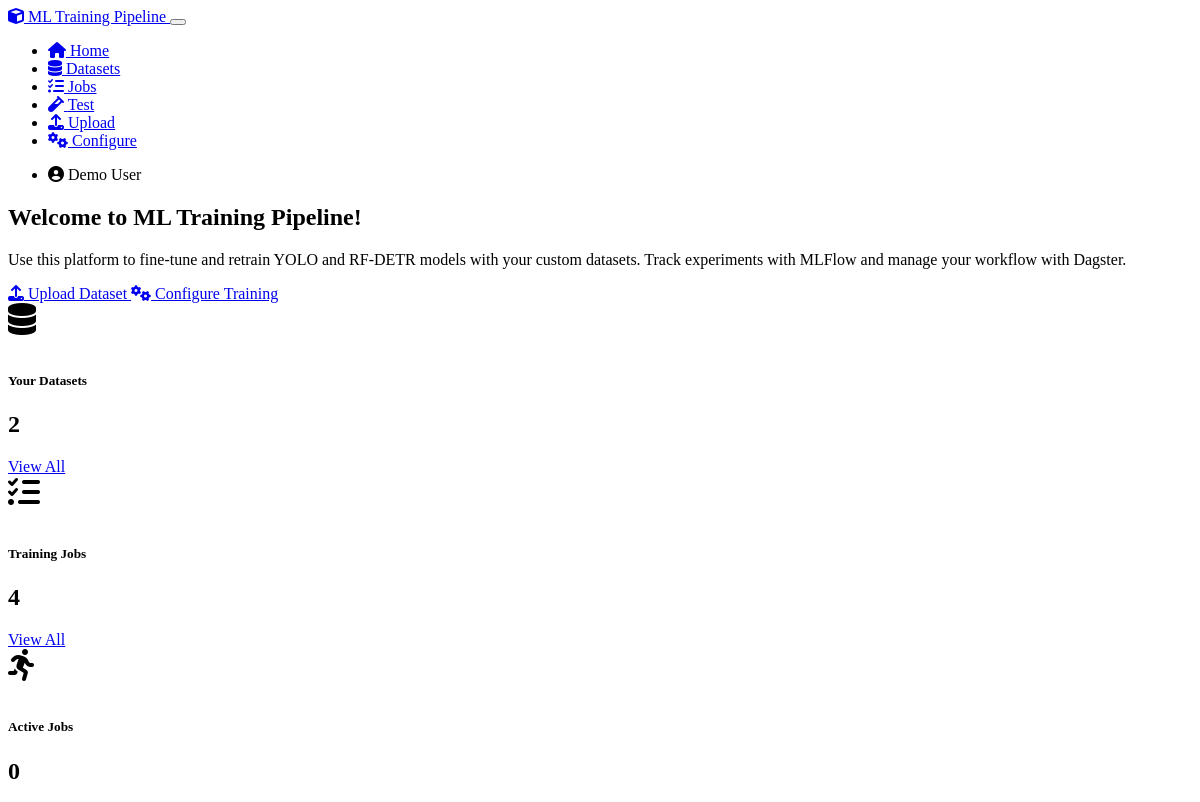
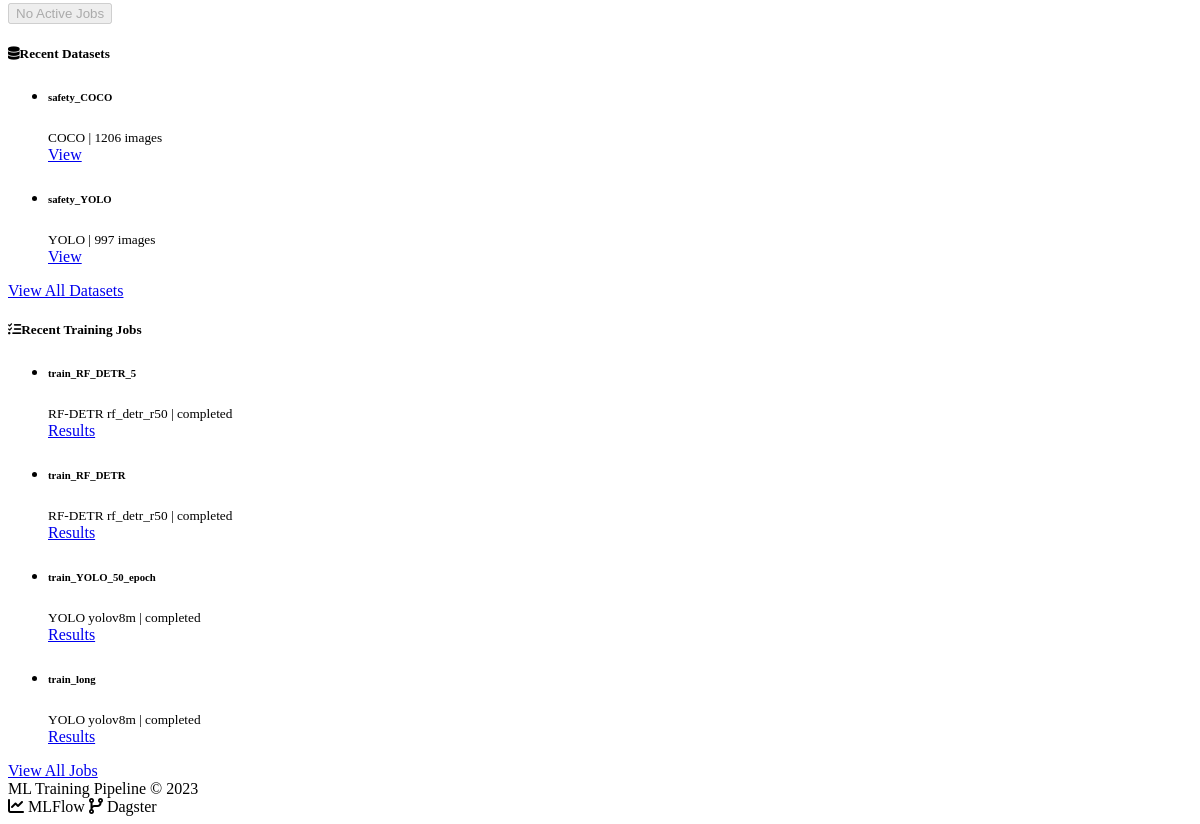
Before: / with the older database file (2 pictures, top to bottom).
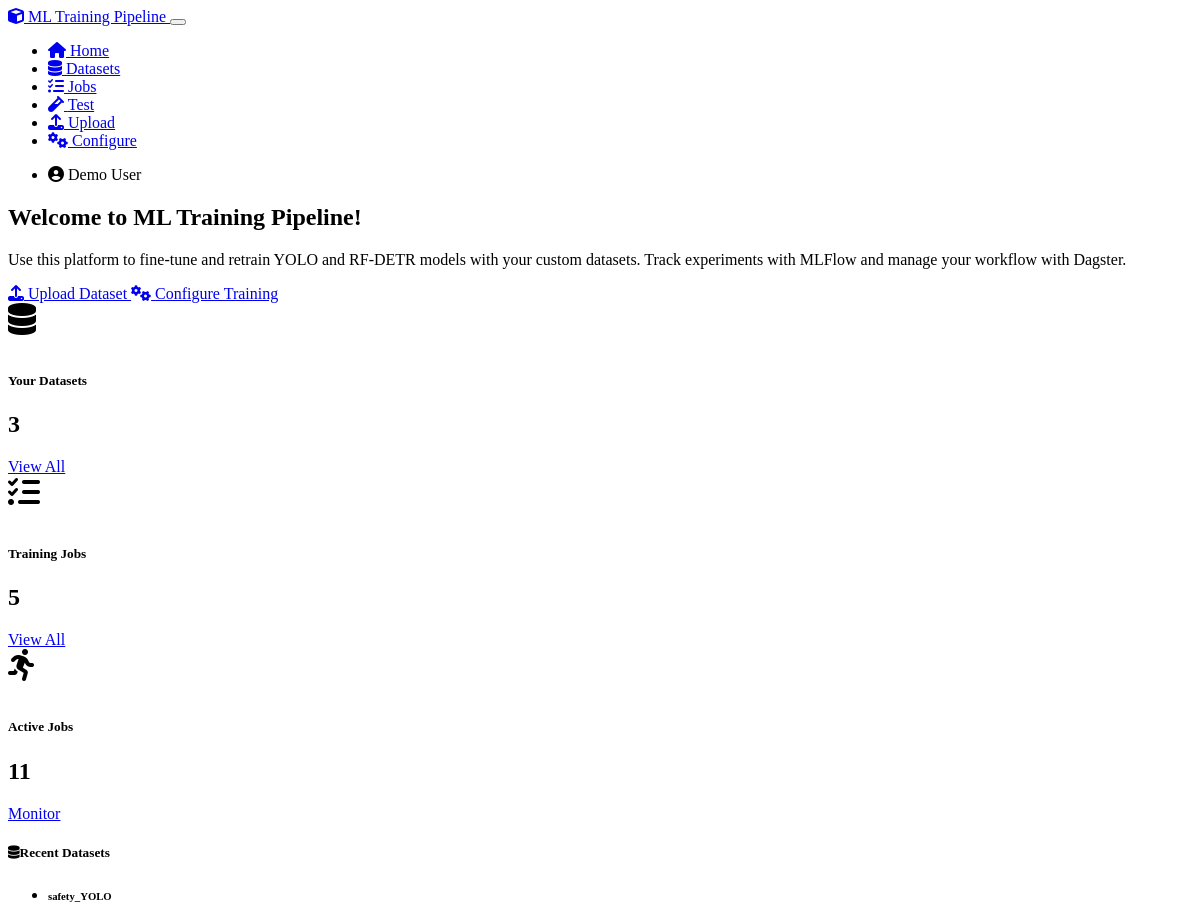
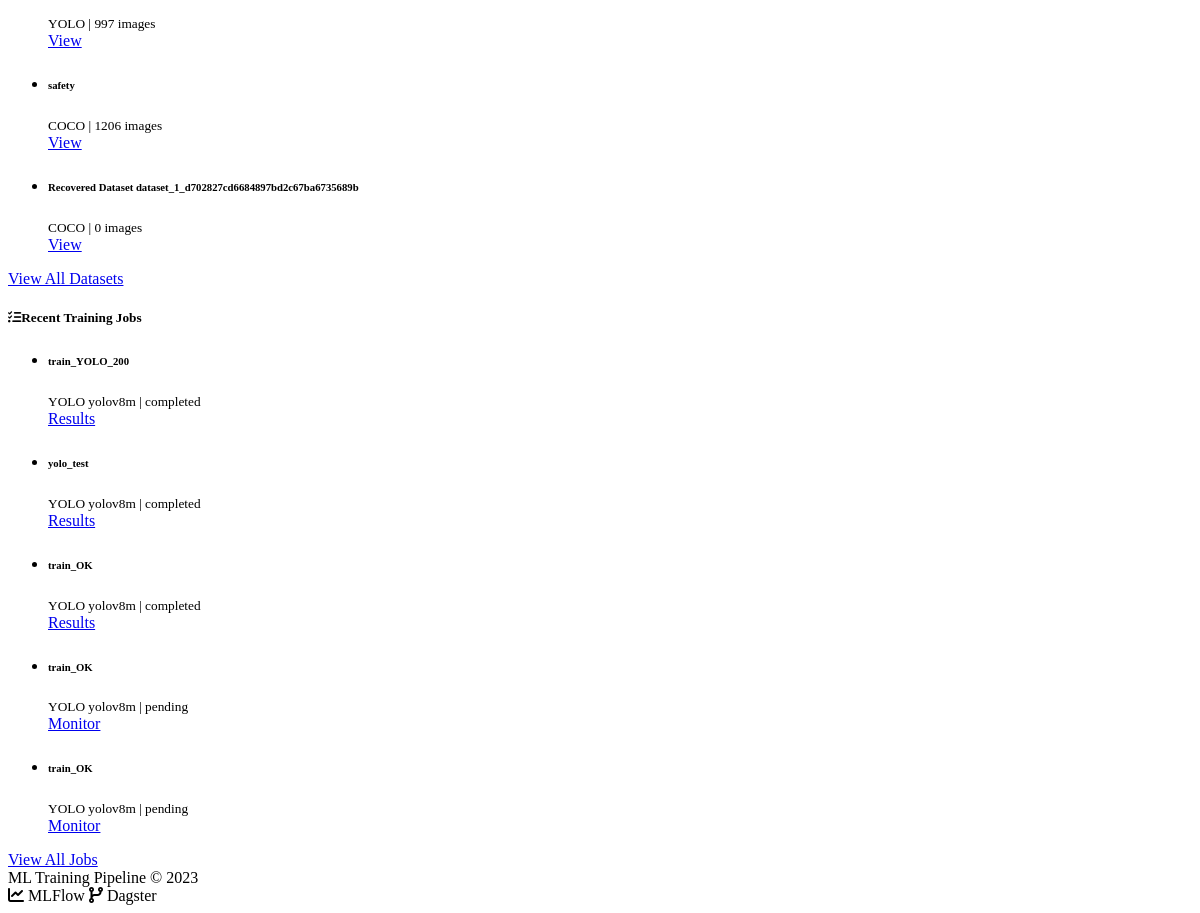
After: the same page with the newer database file (2 pictures, top to bottom).
### models.py (models this page shows, shortened)
class Dataset(db.Model):
    id = db.Column(db.Integer, primary_key=True)
    name = db.Column(db.String(120), nullable=False)
    description = db.Column(db.Text)
    data_path = db.Column(db.String(256), nullable=False)
    format_type = db.Column(db.String(20), nullable=False)  # COCO, YOLO, VOC, etc.
    class_names = db.Column(db.Text)  # JSON-serialized list of class names
    image_count = db.Column(db.Integer, default=0)
    created_at = db.Column(db.DateTime, default=datetime.utcnow)
    user_id = db.Column(db.Integer, db.ForeignKey('user.id'), nullable=False)
    training_jobs = db.relationship('TrainingJob', backref='dataset', lazy='dynamic')

class TrainingJob(db.Model):
    id = db.Column(db.Integer, primary_key=True)
    job_name = db.Column(db.String(120), nullable=False)
    model_type = db.Column(db.String(20), nullable=False)  # YOLO, RF-DETR
    model_variant = db.Column(db.String(20), nullable=False)  # e.g., yolov5s, rf_detr_r50
    hyperparameters = db.Column(db.Text, nullable=False)  # JSON-serialized hyperparameters
    status = db.Column(db.String(20), default='pending')  # pending, running, completed, failed
    mlflow_run_id = db.Column(db.String(36))  # MLFlow run ID
    dagster_run_id = db.Column(db.String(36))  # Dagster run ID
    created_at = db.Column(db.DateTime, default=datetime.utcnow)
    started_at = db.Column(db.DateTime)
    completed_at = db.Column(db.DateTime)
    error_message = db.Column(db.Text)
    user_id = db.Column(db.Integer, db.ForeignKey('user.id'), nullable=False)
    dataset_id = db.Column(db.Integer, db.ForeignKey('dataset.id'), nullable=False)

### routes.py (the view)
    @app.route('/')
    def index():
        user_id = ensure_default_user()
        recent_datasets = Dataset.query.filter_by(user_id=user_id).order_by(Dataset.created_at.desc()).limit(5).all()
        recent_jobs = TrainingJob.query.filter_by(user_id=user_id).order_by(TrainingJob.created_at.desc()).limit(5).all()
        active_jobs = TrainingJob.query.filter(
            TrainingJob.user_id == user_id,
            TrainingJob.status.in_(['pending', 'running'])
        ).all()
        return render_template('index.html',
                            recent_datasets=recent_datasets,
                            recent_jobs=recent_jobs,
                            active_jobs=active_jobs)

### routes.py (called while the page is built, shortened)
def ensure_default_user():
    default_user = User.query.filter_by(id=1).first()
    return default_user.id

### templates/index.html (shortened to what the changed rows need)
{% extends "layout.html" %}
{% block content %}
    <div class="row mb-4">
        <div class="col-md-12">
            <div class="card bg-dark">
                <div class="card-body">
                    <h2 class="card-title">Welcome to ML Training Pipeline!</h2>
                </div>
            </div>
        </div>
    </div>
    <div class="row mb-4">
        <div class="col-md-4">
            <div class="card h-100">
                <div class="card-body text-center">
                    <i class="fas fa-database feature-icon text-primary"></i>
                    <h5 class="card-title">Your Datasets</h5>
                    <h2 class="card-text">{{ recent_datasets|length }}</h2>
                    <a href="{{ url_for('list_datasets') }}" class="btn btn-sm btn-outline-secondary">View All</a>
                </div>
            </div>
        </div>
        <div class="col-md-4">
            <div class="card h-100">
                <div class="card-body text-center">
                    <i class="fas fa-tasks feature-icon text-success"></i>
                    <h5 class="card-title">Training Jobs</h5>
                    <h2 class="card-text">{{ recent_jobs|length }}</h2>
                    <a href="{{ url_for('list_jobs') }}" class="btn btn-sm btn-outline-secondary">View All</a>
                </div>
            </div>
        </div>
        <div class="col-md-4">
            <div class="card h-100">
                <div class="card-body text-center">
                    <i class="fas fa-running feature-icon text-warning"></i>
                    <h5 class="card-title">Active Jobs</h5>
                    <h2 class="card-text">{{ active_jobs|length }}</h2>
                    {% if active_jobs %}
                    <a href="{{ url_for('monitor_training', job_id=active_jobs[0].id) }}" class="btn btn-sm btn-outline-warning">Monitor</a>
                    {% else %}
                    <button class="btn btn-sm btn-outline-secondary" disabled>No Active Jobs</button>
                    {% endif %}
                </div>
            </div>
        </div>
    </div>
    <div class="row">
        <div class="col-md-6">
            <div class="card">
                <div class="card-body p-0">
                    {% if recent_datasets %}
                    <ul class="list-group list-group-flush">
                        {% for dataset in recent_datasets %}
                        <li class="list-group-item d-flex justify-content-between align-items-center">
                            <div>
                                <h6 class="mb-0">{{ dataset.name }}</h6>
                                <small class="text-muted">{{ dataset.format_type.upper() }} | {{ dataset.image_count }} images</small>
                            </div>
                            <a href="{{ url_for('view_dataset', dataset_id=dataset.id) }}" class="btn btn-sm btn-outline-primary">
                                View
                            </a>
                        </li>
                        {% endfor %}
                    </ul>
                    {% endif %}
                </div>
            </div>
        </div>
        <div class="col-md-6">
            <div class="card">
                <div class="card-body p-0">
                    {% if recent_jobs %}
                    <ul class="list-group list-group-flush">
                        {% for job in recent_jobs %}
                        <li class="list-group-item d-flex justify-content-between align-items-center">
                            <div>
                                <h6 class="mb-0">{{ job.job_name }}</h6>
                                <small class="text-muted">
                                    {{ job.model_type.upper() }} {{ job.model_variant }} |
                                    <span class="badge bg-{% if job.status == 'completed' %}success{% elif job.status == 'failed' %}danger{% elif job.status == 'running' %}primary{% else %}secondary{% endif %}">
                                        {{ job.status }}
                                    </span>
                                </small>
                            </div>
                            <div>
                                {% if job.status == 'running' or job.status == 'pending' %}
                                <a href="{{ url_for('monitor_training', job_id=job.id) }}" class="btn btn-sm btn-outline-primary">
                                    Monitor
                                </a>
                                {% elif job.status == 'completed' %}
                                <a href="{{ url_for('training_results', job_id=job.id) }}" class="btn btn-sm btn-outline-success">
                                    Results
                                </a>
                                {% else %}
                                <a href="{{ url_for('monitor_training', job_id=job.id) }}" class="btn btn-sm btn-outline-secondary">
                                    Details
                                </a>
                                {% endif %}
                            </div>
                        </li>
                        {% endfor %}
                    </ul>
                    {% endif %}
                </div>
            </div>
        </div>
    </div>
{% endblock %}

Changed rows visible on the page:
removed Dataset: name "safety_COCO", format_type "COCO", image_count "1206"
removed TrainingJob: job_name "train_RF_DETR_5", model_type "RF-DETR", model_variant "rf_detr_r50", status "completed"
removed TrainingJob: job_name "train_RF_DETR", model_type "RF-DETR", model_variant "rf_detr_r50", status "completed"
removed TrainingJob: job_name "train_YOLO_50_epoch", model_type "YOLO", model_variant "yolov8m", status "completed"
removed TrainingJob: job_name "train_long", model_type "YOLO", model_variant "yolov8m", status "completed"
added Dataset: name "safety", format_type "COCO", image_count "1206"
added Dataset: name "Recovered Dataset dataset_1_d702827cd6684897bd2c67ba6735689b", format_type "COCO", image_count "0"
added TrainingJob: job_name "train_YOLO_200", model_type "YOLO", model_variant "yolov8m", status "completed"
added TrainingJob: job_name "yolo_test", model_type "YOLO", model_variant "yolov8m", status "completed"
added TrainingJob: job_name "train_OK", model_type "YOLO", model_variant "yolov8m", status "completed"
added TrainingJob: job_name "train_OK", model_type "YOLO", model_variant "yolov8m", status "pending"
added TrainingJob: job_name "train_OK", model_type "YOLO", model_variant "yolov8m", status "pending"
Other visible differences:
{{ recent_datasets|length }}: "2" → "3"
{{ recent_jobs|length }}: "4" → "5"
{{ active_jobs|length }}: "0" → "11"
text no longer shown: "No Active Jobs"
text now shown: "Monitor"
